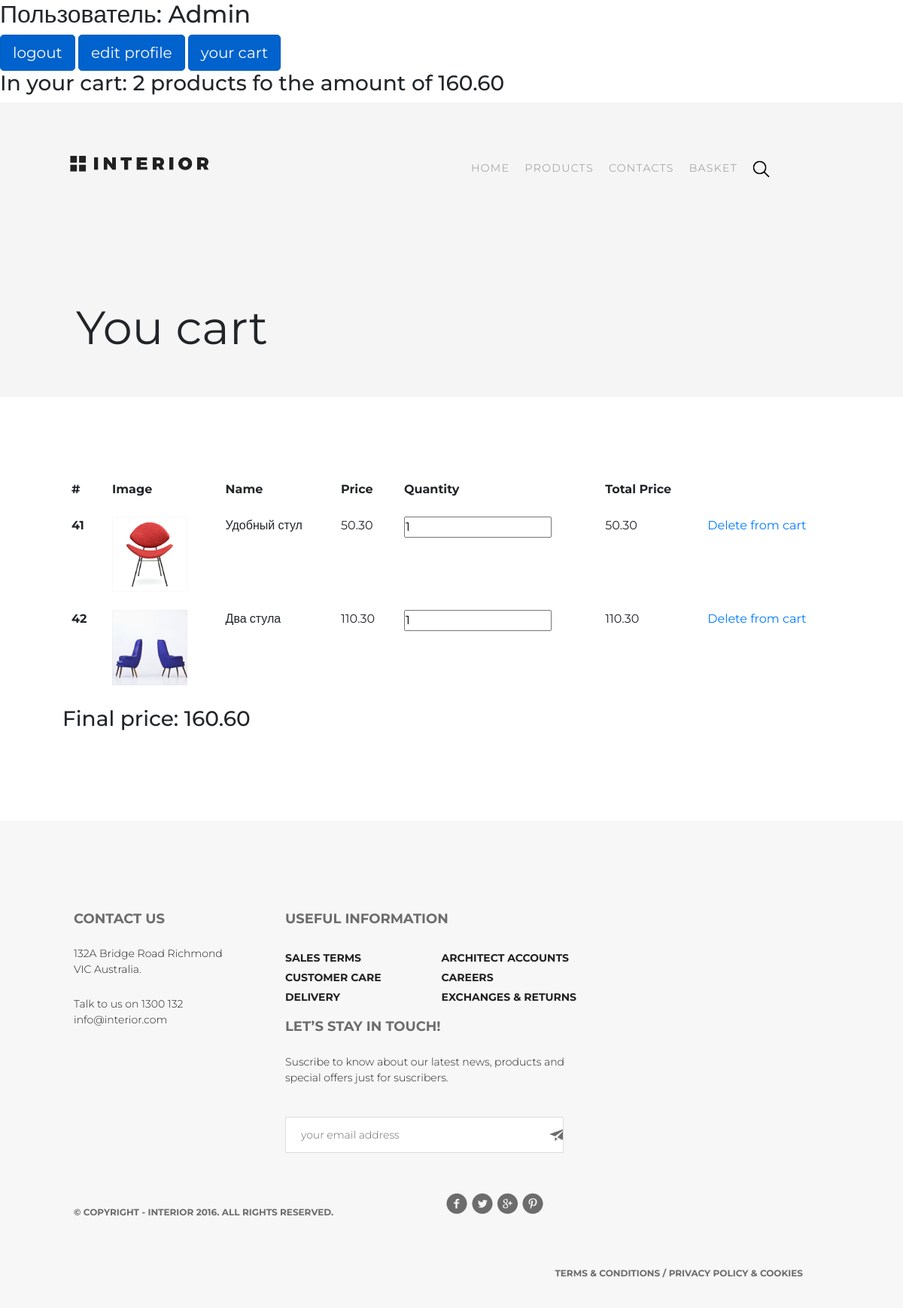
The page /basket/ (signed in) on the database as committed earlier.
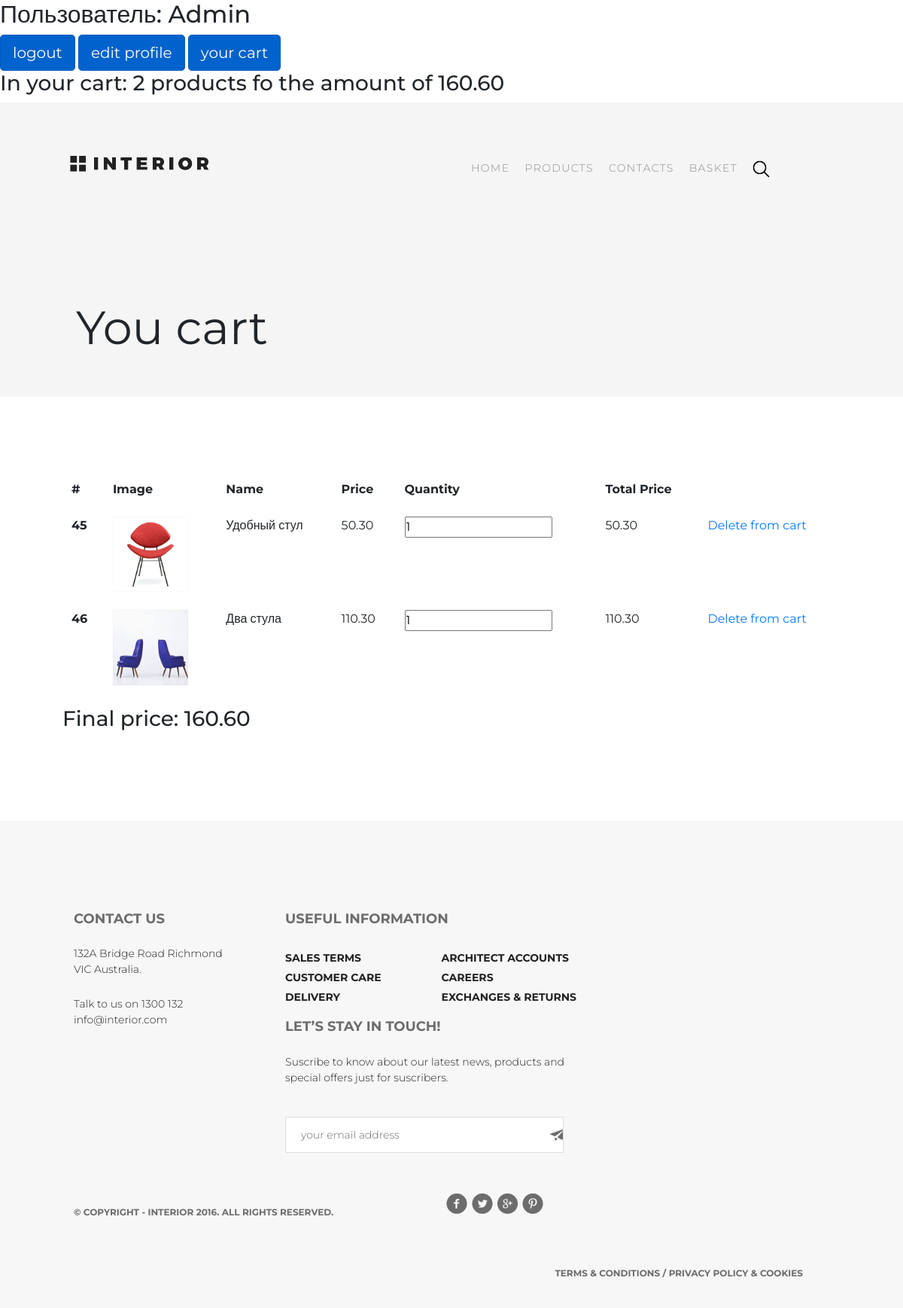
The same page on the database as committed later.
### authapp/models.py (models this page shows, shortened)
class ShopUser(AbstractUser):
    class Meta:
        verbose_name = 'пользователь'
        verbose_name_plural = 'пользователи'
    avatar = models.ImageField(upload_to='users_avatars', blank=True)
    age = models.PositiveIntegerField(verbose_name='возраст')

### basketapp/models.py (models this page shows, shortened)
class Basket(models.Model):
    user = models.ForeignKey(settings.AUTH_USER_MODEL, on_delete=models.CASCADE, related_name='basket')
    product = models.ForeignKey(Product, on_delete=models.CASCADE)
    quantity = models.PositiveIntegerField(verbose_name='количество', default=0)
    add_datetime = models.DateTimeField(verbose_name='время', auto_now_add=True)
    def get_cost(self):
        return self.quantity * self.product.price
    cost = property(get_cost)

### mainapp/models.py (models this page shows, shortened)
class Product(models.Model):
    class Meta:
        verbose_name = 'Продукт'
        verbose_name_plural = 'Продукты'
    category = models.ForeignKey(ProductCategory, on_delete=models.CASCADE)
    name = models.CharField(verbose_name='имя продукта', max_length=128)
    image = models.ImageField(upload_to='products_images', blank=True)
    short_desc = models.CharField(verbose_name='краткое описание продукта', max_length=60, blank=True)
    description = models.TextField(verbose_name='описание продукта', blank=True)
    price = models.DecimalField(verbose_name='цена', max_digits=8, decimal_places=2, default=0)
    quantity = models.PositiveIntegerField(verbose_name='в наличии', default=0)
    is_hot = models.BooleanField(verbose_name='горячее предложение', default=False)

### basketapp/views.py (the view)
# urls.py: path('', basketapp.basket, name='view'),
@login_required
def basket(request):
    basket = []
    if request.user.is_authenticated:
        basket = Basket.objects.filter(user=request.user)
        content = {
            'basket': basket,
        }
        return render(request, 'basketapp/basket.html', content)
    else:
        return HttpResponseRedirect(reverse('main'))

### mainapp/templatetags/custom_tags.py (called while the page is built)
@register.filter
def basket_total_quantity(user):
    if user.is_anonymous:
        return 0
    else:
        basket = user.basket.all()
        total_quantity = sum(list(map(lambda basket_slot: basket_slot.quantity, basket)))
        return total_quantity

@register.filter
def basket_total_cost(user):
    if user.is_anonymous:
        return 0
    else:
        basket = user.basket.all()
        total_cost = sum(list(map(lambda basket_slot: basket_slot.cost, basket)))
        return total_cost

### basketapp/templates/basketapp/basket.html (shortened to what this page needs)
{% extends 'mainapp/base.html' %}
{% load staticfiles %}
{% load custom_tags %}
{% block css %}
    {{ block.super}}
    <link rel="stylesheet" type="text/css" href="{% static '/css/style_deals.css' %}">
    <link rel="stylesheet" type="text/css" href="{% static '/css/style_contacts.css' %}">
{% endblock %}
{% block header %}
    {{block.super}}
    <h1>You cart</h1>
{% endblock %}
{% block content %}
    <table class="table table-borderless">
      <thead>
        <tr>
          <th scope="col">#</th>
          <th scope="col">Image</th>
          <th scope="col">Name</th>
          <th scope="col">Price</th>
          <th scope="col">Quantity</th>
          <th scope="col">Total  Price</th>
          <th></th>
        </tr>
      </thead>
      <tbody>
       {% for prod in basket %}
        <tr>
          <th scope="row">{{ prod.id }}</th>
          <td><img src="../media/{{ prod.product.image }}" alt="Картинка не прогрузилась"></td>
          <td>{{ prod.product.name }}</td>
          <td>{{ prod.product.price }}</td>
          <td>
              <div class="basket_list">
                  <input type="number" min="0"
                         name="{{ prod.pk }}"
                         value="{{ prod.quantity }}"
                         title="">
              </div>
          </td>
          <td>{{ prod.cost }}</td>
          <td><a href="{% url 'basket:remove' prod.pk %}">Delete from cart</a> </td>
        </tr>
       {% endfor %}
      </tbody>
    </table>
    <h3>Final price: {{ request.user|basket_total_cost }}</h3>
{% endblock %}

### mainapp/templates/mainapp/base.html (shortened to what this page needs)
<!DOCTYPE html>
{% load staticfiles %}
{% load custom_tags %}
<html lang="en">
<head>
    {% block css %}
        <link rel="stylesheet" href="{% static '/css/bootstrap.min.css' %}">
        <link rel="stylesheet" type="text/css" href="{% static '/css/style.css' %}">
    {% endblock %}
</head>
<body>
    <div class="conteiner">
        <div class="user">
            {% if request.user.is_authenticated %}
                <h2>Пользователь: {{ request.user.username|title }}</h2>
                <a href="{% url 'auth:logout' %}" class="btn btn-primary btn-lg active" role="button" aria-pressed="true">logout</a>
                <a href="{% url 'auth:edit' request.user.id %}" class="btn btn-primary btn-lg active" role="button" aria-pressed="true">edit profile</a>
                <a href="{% url 'basket:view' %}" class="btn btn-primary btn-lg active" role="button" aria-pressed="true">your cart</a>
                <h3> In your cart: {{ request.user|basket_total_quantity }} products fo the amount of {{ request.user|basket_total_cost }}</h3>
            {% else %}
                <h2>Пользователь не авторизован</h2>
                <a href="{% url 'auth:login' %}" class="btn btn-primary btn-lg active" role="button" aria-pressed="true">login</a>
                <a href="{% url 'auth:register' %}" class="btn btn-primary btn-lg active" role="button" aria-pressed="true">create user</a>
            {% endif %}
        </div>
        <div class="header">
            {% block header %}
                <a href="{% url 'main' %}">
                    <img class="logo" src="{% static '/img/logo.png' %}" alt="Картинка не прогрузилась">
                </a>
                {% include 'mainapp/includes/inc_menu.html' %}
            {% endblock %}
        </div>
        <div class="content">
            {% block content %}
            {% endblock %}
        </div>
        <div class="footer">
            {% block footer %}
                <div class="contact">
                    <h2>Contact Us</h2>
                    <p>132A Bridge Road Richmond VIC
                        Australia.
                    </p>
                    <p>Talk to us on 1300 132
                        info@interior.com</p>
                </div>
                <div class="useful">
                    <h2>Useful Information</h2>
                    <ul>
                        <li><a href="{% url 'main' %}">Sales terms</a></li>
                        <li><a href="{% url 'main' %}">Customer care</a></li>
                        <li><a href="{% url 'main' %}">Delivery</a></li>
                    </ul>
                    <ul>
                        <li><a href="{% url 'main' %}">Architect accounts</a></li>
                        <li><a href="{% url 'main' %}">Careers</a></li>
                        <li><a href="{% url 'main' %}">Exchanges & returns</a></li>
                    </ul>
                </div>
                <div class="lets_stay">
                    <h2>Let’s Stay in Touch!</h2>
                    <p>Suscribe to know about our latest news, products and special offers just for suscribers.</p>
                    <input class="form" type="text" value="your email address">
                </div>
                <div class="copyright">
                    <p>© Copyright - INTERIOR 2016. All Rights Reserved.</p>
                </div>
                <div class="social"><img src="{% static '/img/social-links.png' %}" alt="Картинка не прогрузилась"></div>
                <div class="terms"><a href="{% url 'main' %}">Terms & Conditions / Privacy policy & Cookies</a></div>
            {% endblock %}
        </div>
    </div>
</body></html>

### mainapp/templates/mainapp/includes/inc_menu.html (shortened to what this page needs)
{% load staticfiles %}
{% block menu %}
    <ul class="menu">
            <li>
                <a href="{% url 'main' %}"
                    class="">
                    HOME
                </a>
            </li>
            <li>
                <a href="{% url 'products:index' %}"
                    class="">
                    PRODUCTS
                </a>
            </li>
            <li>
                <a href="{% url 'contact' %}"
                    class="">
                    CONTACTS
                </a>
            </li>
            <li>
                <a href="{% url 'basket:view' %}"
                    class="">
                    BASKET
                </a>
            </li>
        <li><a href="{% url 'main' %}"><img src="{% static '/img/search.png' %}" alt="search"></a></li>
    </ul>
{% endblock %}

### static/css/style.css (style rules this page uses)
body { font-family: 'Montserrat', sans-serif; max-width: 1366px; min-width: 800px; margin: 0 auto; }
html, body { height: 100%; }
* { padding: 0; margin: 0; }
a { text-decoration: none; }
li { list-style-type: none; }
.conteiner { min-height: 100%; }
.header { height: 800px; background-image: url(../img/slider-img.jpg); position: relative; min-width: 800px; }
.logo { width: 185px; height: 22px; margin: 70px 0 0 93px; }
.menu { float: right; margin: 67px 167px 0 0; }
.menu li { float: left; }
.menu a { display: block; padding: 10px; font-size: 14px; color: #8c8c8c; font-weight: 300; letter-spacing: 1.4px; }
.footer { padding: 120px 105px 35px 98px; float: left; background-color: #f7f7f7; }
.contact { float: left; width: 221px; margin-right: 60px; }
.useful { float: left; width: 482px; }
.lets_stay { float: left; width: 400px; }
.footer h2 { color: #6c6c6c; font-size: 18px; font-weight: 700; text-transform: uppercase; }
.footer p { color: #212121; font-size: 14px; font-weight: 300; margin-top: 25px; }
.footer .form { width: 370px; height: 48px; border: 1px solid #d9dee1; background-color: #ffffff; margin-top: 25px; color: #6c6c6c; font-size: 14px; font-weight: 300; padding-left: 20px; background-image: url(../img/fly.png); background-repeat: no-repeat; background-position: 350px 15px; }
.footer ul { margin-right: 80px; float: left; margin-top: 20px; }
.footer ul a { color: #212121; font-size: 14px; font-weight: 700; line-height: 26px; text-transform: uppercase; }
.copyright { float: left; }
.copyright p { float: left; color: #6c6c6c; font-size: 12px; font-weight: 700; text-transform: uppercase; margin-top: 70px; margin-right: 150px; }
.social { float: left; margin-top: 53px; margin-right: 140px; }
.terms { margin-top: 66px; float: right; margin-right: 28px; }
.terms a { color: #6c6c6c; font-size: 12px; font-weight: 700; text-transform: uppercase; }
a.active { color: red; }
.table img { width: 100px; height: 100px; }

### static/css/style_deals.css (style rules this page uses)
.header { background-image: none; height: unset; margin-bottom: 40px; }

### static/css/style_contacts.css (style rules this page uses)
.header { background-color: #f5f5f5; background-image: none; height: unset; padding-bottom: 56px; }
.header h1 { font-size: 62px; font-weight: 400; line-height: 72px; margin: 171px 0 0 101px; }
.content { padding: 59px 83px 110px; }

Rows that differ between the two databases and show on the page:
removed Basket: id "41", product.image (picture), product.name "Удобный стул", product.price "50.30", quantity "1", cost "50.30"
removed Basket: id "42", product.name "Два стула", product.price "110.30", quantity "1", cost "110.30"
added Basket: id "45", product.image (picture), product.name "Удобный стул", product.price "50.30", quantity "1", cost "50.30"
added Basket: id "46", product.name "Два стула", product.price "110.30", quantity "1", cost "110.30"
